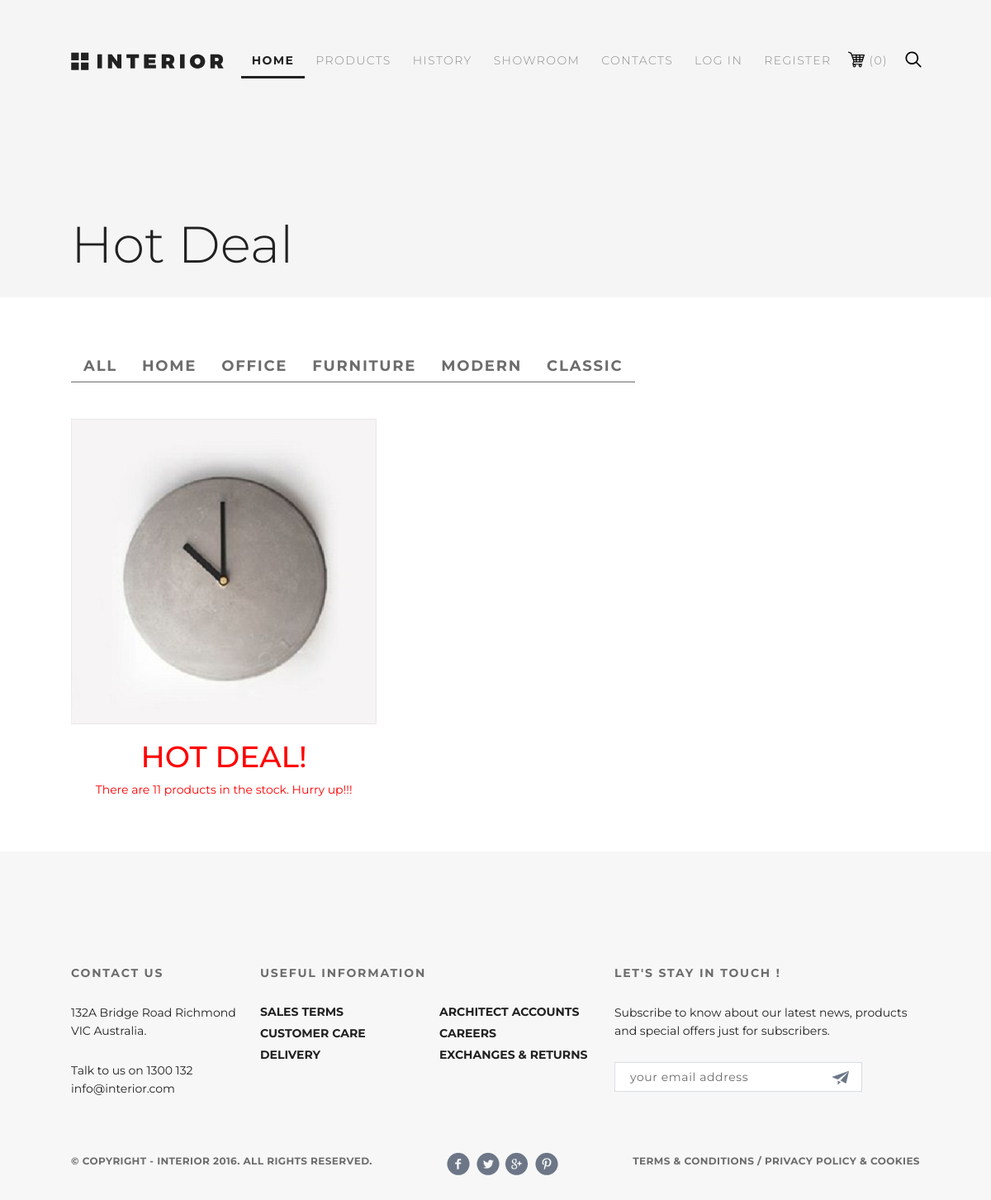
The app's page /hot with its own data.
### mainapp/models.py (models this page shows, shortened)
class ProductCategory(models.Model):
    objects = models.Manager()
    class Meta:
        verbose_name = 'Категория'
        verbose_name_plural = 'Категории'
    name = models.CharField(verbose_name='Имя', max_length=64, unique=True)
    description = models.TextField(verbose_name='Описание', blank=True)
    is_active = models.BooleanField(db_index=True, verbose_name="Активный?", default=True)

class Product(models.Model):
    objects = models.Manager()
    class Meta:
        verbose_name = 'Продукт'
        verbose_name_plural = 'Продукты'
    category = models.ForeignKey(ProductCategory, db_index=True, on_delete=models.CASCADE)
    name = models.CharField(verbose_name='Имя продукта', max_length=128)
    image = models.ImageField(upload_to='products_images', blank=True)
    short_desc = models.CharField(verbose_name='Краткое описание продукта', max_length=60, blank=True)
    description = models.TextField(verbose_name='Описание продукта', blank=True)
    price = models.DecimalField(verbose_name='Цена продукта', max_digits=8, decimal_places=2, default=0)
    quantity = models.PositiveIntegerField(verbose_name='Количество на складе', default=0)
    is_hot = models.BooleanField(verbose_name="Горячий?", default=False)
    is_featured = models.BooleanField(verbose_name="Рекомендуемый?", default=False)
    is_new = models.BooleanField(verbose_name="Новый?", default=False)
    is_active = models.BooleanField(db_index=True, verbose_name="Активный?", default=True)

### mainapp/views.py (the view, shortened to what this page needs)
# urls.py: path('hot', mainapp.products, name='hot'),
def products(request, pk=None):
    product_categories = get_categories()
    all_products = get_products().order_by('price')
    if pk is None:
        context = {'product_categories': product_categories,
                   'hot_product': all_products.filter(is_hot=True).first(),
                   }
        page_name(context, 'Hot Deal')
        return render(request, 'mainapp/hot_product.html', context)

### authapp/context_processors.py (called while the page is built)
def authapp_context(request):
    user = request.user
    context = common_context(user)
    return {'authapp_context': context}

### basketapp/context_processors.py (called while the page is built)
def basketapp_context(request):
    user = request.user
    context = common_context(user)
    context['path_to_basket_inc'] = 'basketapp/includes/'
    return {'basketapp_context': context}

### mainapp/common_context.py (called while the page is built)
def get_basket(user):
    basket_array = []
    if user.is_authenticated:
        basket_array = user.basket.select_related().all()
    return basket_array

def get_username(user):
    return 'Anonymous' if user.is_anonymous else user.first_name

def common_context(user):
    return {
        'path_to_common_img': path_to_common_img,
        'path_to_common_inc': path_to_common_inc,
        'path_to_media': path_to_media,
        'main_menu': main_menu,
        'info_menu': info_menu,
        'socials': socials,
        'contact_information': contact_information,
        'basket_items': get_basket(user),
        'username': get_username(user),
    }

def page_name(context, name):
    context['title'] = name
    context['header_name'] = name

### mainapp/context_processors.py (called while the page is built)
def mainapp_context(request):
    user = request.user
    context = common_context(user)
    context['path_to_main_img'] = 'mainapp/img/'
    context['path_to_main_inc'] = 'mainapp/includes/'
    return {'mainapp_context': context}

### mainapp/templatetags/custom_tags.py (called while the page is built)
@register.filter
def basket_total_quantity(basket):
    return sum(list(map(lambda basket_slot: basket_slot.quantity, basket)))

### mainapp/views.py (called while the page is built)
def get_products():
    if settings.LOW_CACHE:
        key = 'products'
        cache_products = cache.get(key)
        if cache_products is None:
            cache_products = Product.objects.filter(is_active=True, category__is_active=True).select_related('category')
            cache.set(key, cache_products)
        return cache_products
    else:
        return Product.objects.filter(is_active=True, category__is_active=True).select_related('category')

def get_categories():
    if settings.LOW_CACHE:
        key = 'categories'
        cache_categories = cache.get(key)
        if cache_categories is None:
            cache_categories = ProductCategory.objects.filter(is_active=True)
            cache.set(key, cache_categories)
        return cache_categories
    else:
        return ProductCategory.objects.filter(is_active=True)

### ordersapp/context_processors.py (called while the page is built)
def ordersapp_context(request):
    user = request.user
    context = common_context(user)
    context['path_to_orders_inc'] = 'ordersapp/includes/'
    return {'ordersapp_context': context}

### mainapp/templates/mainapp/hot_product.html
{% extends 'mainapp/base.html' %}
{% load custom_tags %}
{% block container %}
{% include mainapp_context.path_to_common_inc|add:'inc_header.html' %}
<div class="products_sheet padding_site">
    {% include mainapp_context.path_to_main_inc|add:'inc_product_category_menu.html' %}
    <div class="products_block">
        <div class="product_card" style="text-align: center;">
            <a href="{% url 'products_urls:product' hot_product.pk %}" class="product_link" target="_blank">
                <img src="{{mainapp_context.path_to_media}}{{hot_product.image}}" alt={{hot_product.name}}>
            </a>
            <h1 style="color: red;">HOT DEAL!</h1>
            <div style="color: red;">There are {{hot_product.quantity}} products in the stock. Hurry up!!!</div>
        </div>
    </div>
</div>
{% endblock %}

### mainapp/templates/mainapp/includes/inc_product_category_menu.html
<ul class='items_menu clear_fix'>
    <li class='featured_list'>
        <a href="{% url 'products_urls:category' 0 %}"
        class="featured_link
        {% if request.resolver_match.kwargs.pk == 0 %} featured_link_active {% endif %}">
        ALL
        </a>
    </li>
    {% for category in product_categories %}
    <li class='featured_list'>
        <a href="{% url 'products_urls:category' category.pk %}"
           class='featured_link
           {% if request.resolver_match.kwargs.pk == category.pk %} featured_link_active {% endif %}'>
            {{ category.name|upper }}
        </a>
    </li>
    {% endfor %}
</ul>

### static/css/style.css (style rules this page uses)
* { margin: 0; padding: 0; }
body { font-family: 'Montserrat', sans-serif; background-color: #f0d0e0; }
a { text-decoration: none; }
li { list-style-type: none; }
.clear_fix::after { content: ""; display: table; clear: both; }
.padding_site { padding-left: 7.174%; padding-right: 7.174%; }
.featured_list { float: left; }
.featured_link { font-size: 34px; color: #6c6c6c; font-weight: bold; padding: 8px 15px; text-decoration: none; border-bottom: 1px solid #6c6c6c; }
.products_sheet { box-sizing: border-box; }
.products_sheet .items_menu { margin-top: 71px; margin-bottom: 35px; }
.products_sheet .featured_link { font-size: 18px; letter-spacing: 1.8px; text-transform: uppercase; color: #6c6c6c; font-weight: bold; padding: 8px 15px; border-bottom: 1px solid #6c6c6c; }
.products_block { display: flex; justify-content: space-between; align-content: space-between; flex-wrap: wrap; margin-bottom: 50px; }
.products_block .product_card { margin-top: 15px; margin-bottom: 15px; width: 370px; }
.products_block .product_link img { width: 370px; height: 370px; }

### records on screen
ProductCategory: name "HOME"
ProductCategory: name "OFFICE"
ProductCategory: name "FURNITURE"
ProductCategory: name "MODERN"
ProductCategory: name "CLASSIC"
Product: image (picture), quantity "11"

### other values on screen
{{ link.name|upper }} "HOME" "PRODUCTS" "HISTORY" "SHOWROOM" "CONTACTS"
{{ mainapp_context.basket_items|basket_total_quantity }} "0"
{{ header_name|title }} "Hot Deal"
{{ link.name|upper }} "SALES TERMS" "CUSTOMER CARE" "DELIVERY" "ARCHITECT ACCOUNTS" "CAREERS" "EXCHANGES & RETURNS"
